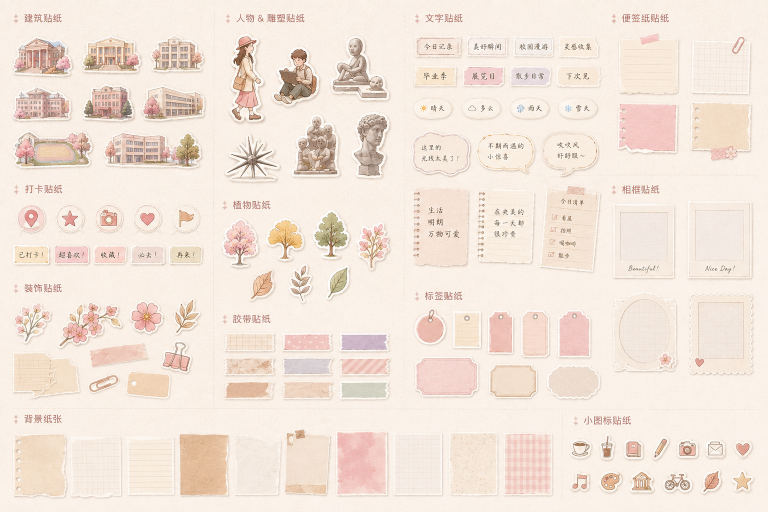
#> input picture assets/journal-stickers/sticker-sheet.png, 1536 x 1024 px (shown at 1/2 size)
$ python -i cutout_assets.py   (imports and definitions only)
#> lines starting #> are read from the running program, lines starting #| are printed output that depends on the picture; after the words box and inside, x2 and y2 are one past the last pixel; in counts of white or black regions, pixels touching at a corner belong together
from collections import deque
from pathlib import Path

import numpy as np
from PIL import Image, ImageFilter


ROOT = Path(__file__).resolve().parents[1]
ASSETS = ROOT / "assets"
STICKERS = ASSETS / "journal-stickers"


def connected_components(mask):
    height, width = mask.shape
    visited = np.zeros_like(mask, dtype=bool)
    components = []
    for y, x in zip(*np.where(mask & ~visited)):
        queue = deque([(y, x)])
        visited[y, x] = True
        points = []
        while queue:
            cy, cx = queue.popleft()
            points.append((cy, cx))
            for ny, nx in ((cy - 1, cx), (cy + 1, cx), (cy, cx - 1), (cy, cx + 1)):
                if 0 <= ny < height and 0 <= nx < width and mask[ny, nx] and not visited[ny, nx]:
                    visited[ny, nx] = True
                    queue.append((ny, nx))
        components.append(points)
    return components


def fill_internal_holes(mask):
    height, width = mask.shape
    outside = np.zeros_like(mask, dtype=bool)
    queue = deque()
    for x in range(width):
        queue.extend(((0, x), (height - 1, x)))
    for y in range(height):
        queue.extend(((y, 0), (y, width - 1)))
    while queue:
        y, x = queue.popleft()
        if outside[y, x] or mask[y, x]:
            continue
        outside[y, x] = True
        for ny, nx in ((y - 1, x), (y + 1, x), (y, x - 1), (y, x + 1)):
            if 0 <= ny < height and 0 <= nx < width and not outside[ny, nx] and not mask[ny, nx]:
                queue.append((ny, nx))
    return mask | ~outside


def cutout(source, destination, keep=1, padding=10, min_component_ratio=0.002, fill_holes=True):
#> called with destination = 'out.png', keep = 1, padding = 10, min_component_ratio = 0.002, fill_holes = True
    image = Image.open(source).convert("RGB")
#> image is the input picture: PIL image 1536x1024 RGB; mean R, G, B 242.9, 229, 218.1
    rgb = np.asarray(image).astype(np.int16)
    height, width = rgb.shape[:2]
#> height = 1024; width = 1536
    border = np.concatenate((rgb[:8].reshape(-1, 3), rgb[-8:].reshape(-1, 3), rgb[:, :8].reshape(-1, 3), rgb[:, -8:].reshape(-1, 3)))
    background = np.median(border, axis=0)
#> background = [250, 241, 232]
    distance = np.sqrt(np.sum((rgb - background) ** 2, axis=2))
    chroma = rgb.max(axis=2) - rgb.min(axis=2)
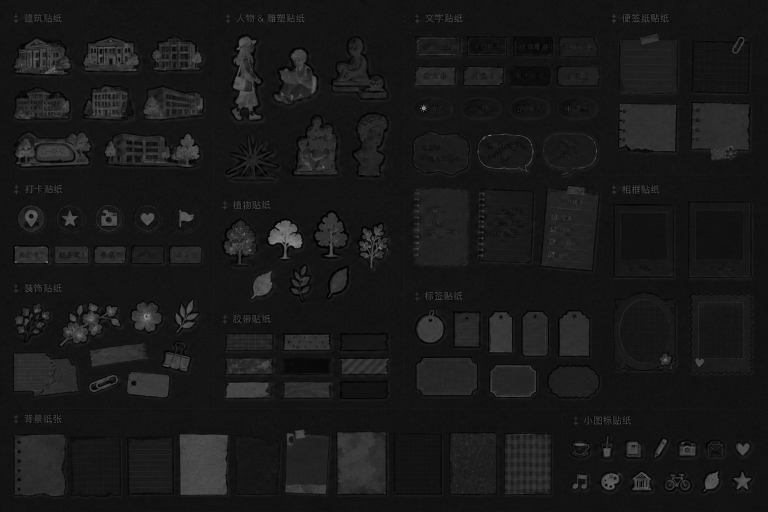
#> chroma: shape (1024, 1536) int16 (shown at 1/2 size); min 0, max 166, mean 24.8
    brightness = rgb.mean(axis=2)
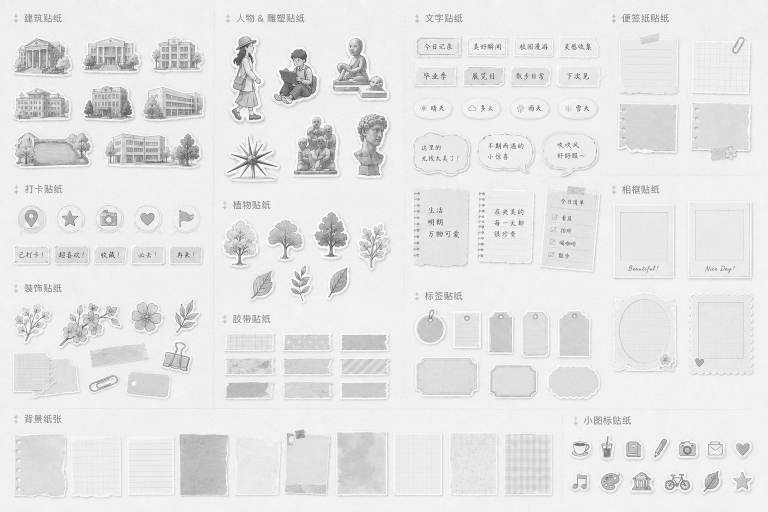
#> brightness: shape (1024, 1536) float64 (shown at 1/2 size); min 19, max 255, mean 230

    # Paper texture is bright and low-chroma. Drawn outlines and colored fills survive.
    foreground = (distance > 23) & ((chroma > 11) | (brightness < 218))
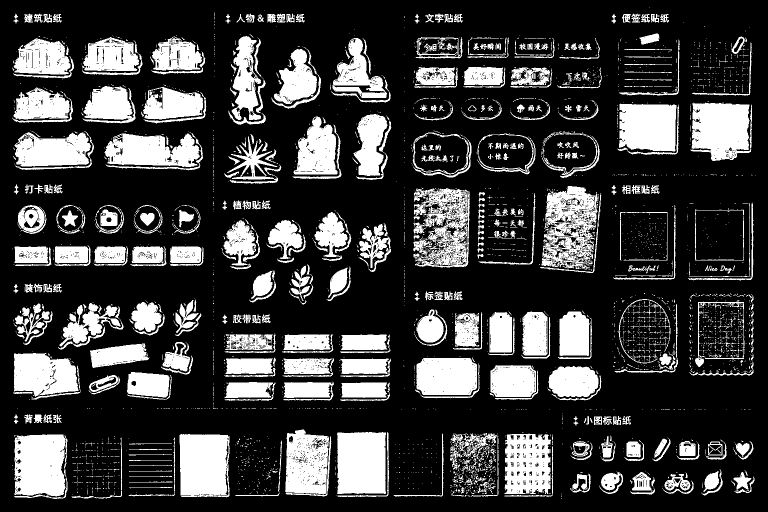
#> foreground: shape (1024, 1536) bool (shown at 1/2 size); 24.9% white; 3705 white regions (3203 under 20 px), largest, box (x1, y1, x2, y2) and area: (359, 868, 460, 995) 11815, (674, 864, 772, 988) 11673, (29, 869, 135, 993) 11605
    foreground_image = Image.fromarray((foreground * 255).astype(np.uint8))
    foreground = np.asarray(foreground_image.filter(ImageFilter.MaxFilter(5)).filter(ImageFilter.MinFilter(3))) > 0
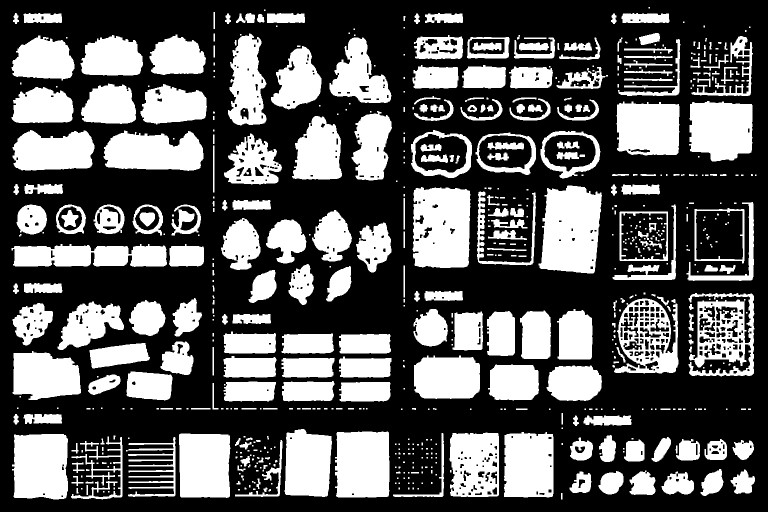
#> foreground: shape (1024, 1536) bool (shown at 1/2 size); 36.1% white; 670 white regions (328 under 20 px), largest, box (x1, y1, x2, y2) and area: (1077, 371, 1204, 547) 17860, (825, 374, 941, 536) 16943, (670, 863, 779, 995) 13750

    components = connected_components(foreground)
#> the loop in connected_components, `for y, x in zip(*np.where(mask & ~visited)):` made 567897 passes
#> (y, x) on passes 1 to 3: (14, 1297), (14, 1298), (14, 1299)
#> after the loop in connected_components, `for y, x in zip(*np.where(mask & ~visited)):`: components = 567897 items
#> components = 567897 items
    components.sort(key=len, reverse=True)
    minimum = width * height * min_component_ratio
#> minimum = 3145.7
    selected = [component for component in components[:keep] if len(component) >= minimum]
#> selected = 1 item
    mask = np.zeros((height, width), dtype=np.uint8)
    for component in selected:
        ys, xs = zip(*component)
        mask[np.array(ys), np.array(xs)] = 255
#> this loop made 1 pass
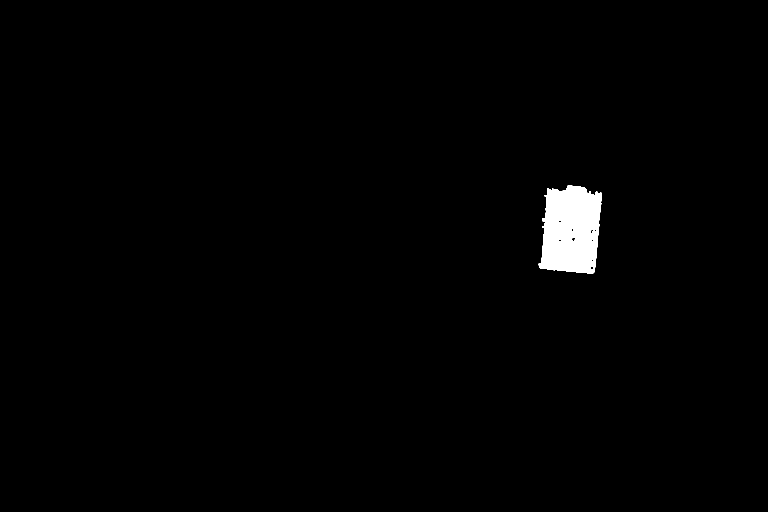
#> mask: shape (1024, 1536) (shown at 1/2 size); 1.1% white; 1 white region, box (x1, y1, x2, y2) and area: (1077, 371, 1204, 547) 17860

    if fill_holes:
        mask = (fill_internal_holes(mask > 0) * 255).astype(np.uint8)
#> after the loop in fill_internal_holes, `while queue:`: outside: shape (1024, 1536) bool; 98.9% white; 1 black region, box (x1, y1, x2, y2) and area: (1077, 371, 1204, 547) 18011
    mask_image = Image.fromarray(mask).filter(ImageFilter.MaxFilter(7)).filter(ImageFilter.GaussianBlur(1.2))
    alpha = np.asarray(mask_image)
    ys, xs = np.where(alpha > 5)
    if not len(xs):
        raise ValueError(f"No foreground detected for {source}")
    left, right = max(0, xs.min() - padding), min(width, xs.max() + padding + 1)
#> left = 1062; right = 1219
    top, bottom = max(0, ys.min() - padding), min(height, ys.max() + padding + 1)
#> top = 356; bottom = 562
    result = image.convert("RGBA")
    result.putalpha(mask_image)
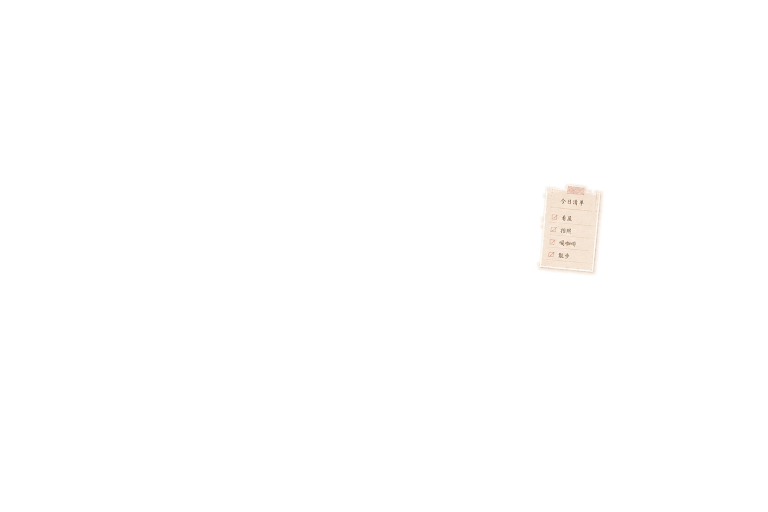
#> result: PIL image 1536x1024 RGBA (shown at 1/2 size); mean R, G, B, A 242.9, 229, 218.1, 3.3; transparent parts drawn white
    result.crop((left, top, right, bottom)).save(destination)
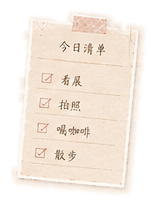
#> saved as out.png: PIL image 157x206 RGBA; mean R, G, B, A 244.5, 230.9, 218.1, 158.4; transparent parts drawn white


def crop_icon_sheet():
    sheet = Image.open(ASSETS / "category-icons.png").convert("RGB")
    crops = {
        "exhibition": (512, 0, 1024, 420),
        "service": (1024, 0, 1536, 420),
        "supply": (0, 512, 512, 910),
        "checkin": (512, 512, 1024, 910),
        "entrance": (1024, 512, 1536, 910),
    }
    output = ASSETS / "category-icons"
    output.mkdir(exist_ok=True)
    for name, box in crops.items():
        temporary = output / f".{name}-source.png"
        sheet.crop(box).save(temporary)
        cutout(temporary, output / f"{name}.png", keep=1, padding=16, min_component_ratio=.006)
        temporary.unlink()


def cutout_stickers():
    sheet = Image.open(STICKERS / "sticker-sheet.png").convert("RGB")
    crops = {
        "building-classic": (15, 60, 155, 160),
        "building-modern": (160, 60, 300, 160),
        "thinker": (650, 60, 795, 200),
        "flower": (20, 590, 115, 710),
        "tree": (620, 420, 710, 555),
        "pink-tape": (170, 675, 315, 745),
        "pink-note": (1220, 195, 1375, 345),
        "photo-frame": (1215, 400, 1360, 575),
        "text-label": (830, 65, 935, 125),
        "camera-icon": (185, 400, 250, 475),
        "heart-icon": (1450, 860, 1525, 940),
        "paper-tag": (920, 610, 1000, 715),
    }
    keep_counts = {"photo-frame": 5}
    for name, box in crops.items():
        path = STICKERS / f"{name}.png"
        temporary = STICKERS / f".{name}-source.png"
        sheet.crop(box).save(temporary)
        cutout(temporary, path, keep=keep_counts.get(name, 1), padding=8, min_component_ratio=.008, fill_holes=name != "photo-frame")
        temporary.unlink()


# [3 lines not run here, left out]

>>> result = cutout('../assets/journal-stickers/sticker-sheet.png', 'out.png')

$ run again, on assets/journal-stickers/buildings.png
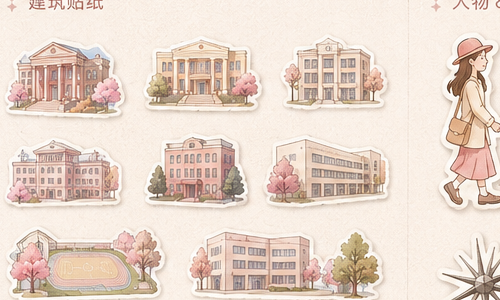
#> input picture assets/journal-stickers/buildings.png, 500 x 300 px
#> in cutout, image is the input picture: PIL image 500x300 RGB; mean R, G, B 231.1, 213.7, 201.8
#> background = [249, 239, 230]
#> foreground_image: PIL image 500x300 L; 40.8% white; 192 white regions (143 under 20 px), largest, box (x1, y1, x2, y2) and area: (189, 232, 380, 299) 9098, (9, 229, 162, 298) 8012, (7, 41, 122, 114) 5921
#> the loop in connected_components, `for y, x in zip(*np.where(mask & ~visited)):` made 78800 passes
#> x on passes 1 to 3: 9, 10, 11
#> after the loop in connected_components, `for y, x in zip(*np.where(mask & ~visited)):`: components = 78800 items
#> selected = 1 item
#> the loop in cutout, `for component in selected:` made 1 pass
#> in cutout, `ys, xs = np.where(alpha > 5)`: ys = 14005 values from 222 to 299; xs = 14005 values, max 391 at index 8028, min 182 at index 8238, mean 285.9
#> left = 172; right = 402
#> top = 212; bottom = 300
#> in cutout, `result.crop((left, top, right, bottom)).save(destination)`:
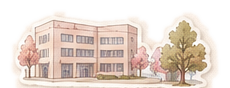
#> saved as out.png: PIL image 230x88 RGBA; mean R, G, B, A 227.3, 209.9, 196.9, 166; transparent parts drawn white
